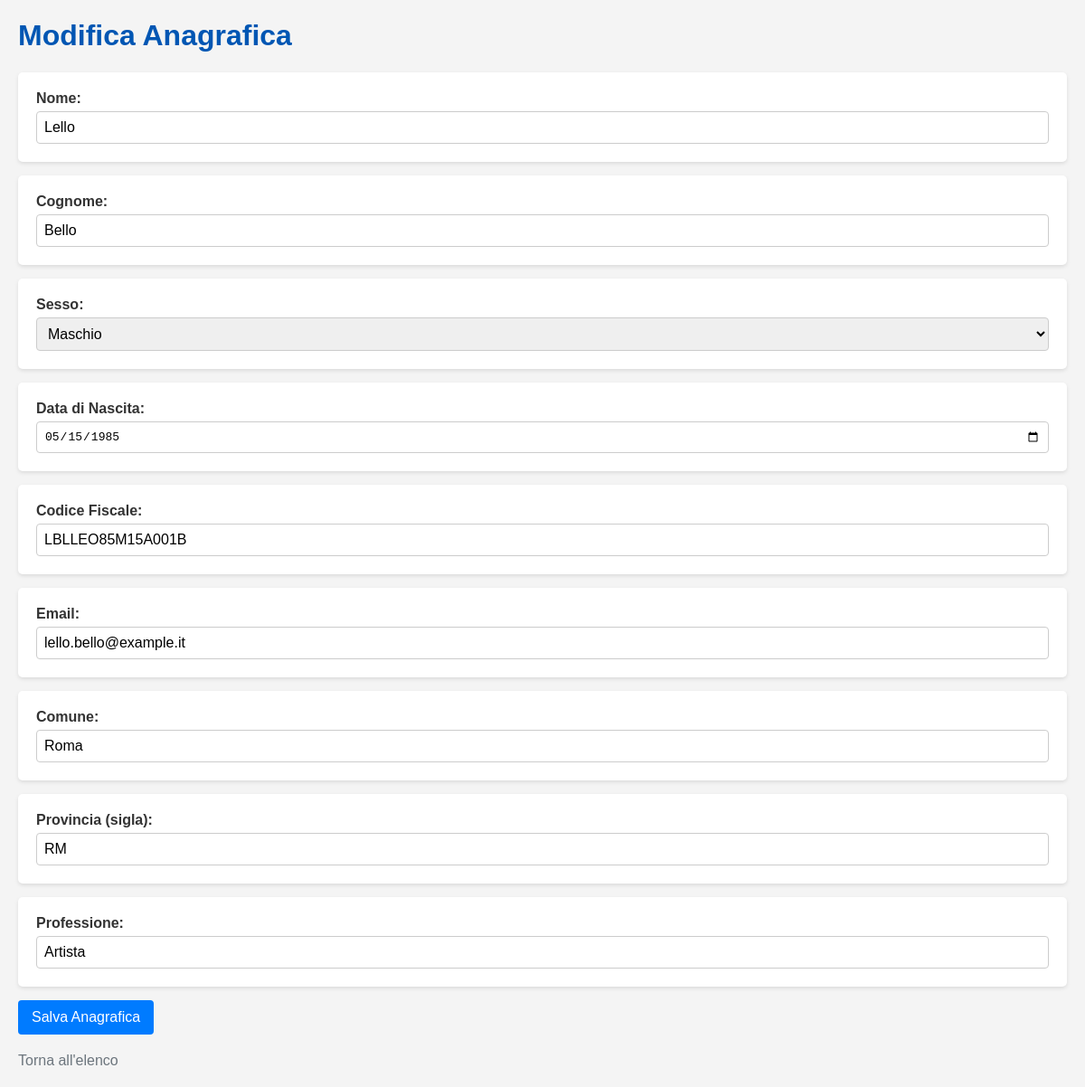
/form.php?id=1, run on the app's committed database.
### tables this page shows
CREATE TABLE IF NOT EXISTS `anagrafiche` (
  `id` INT AUTO_INCREMENT PRIMARY KEY,
  `nome` VARCHAR(100) NOT NULL,
  `cognome` VARCHAR(100) NOT NULL,
  `sesso` VARCHAR(10) DEFAULT NULL,
  `data_nascita` DATE DEFAULT NULL,
  `codice_fiscale` VARCHAR(16) DEFAULT NULL,
  `email` VARCHAR(255) DEFAULT NULL,
  `comune` VARCHAR(255) DEFAULT NULL,
  `provincia` VARCHAR(2) DEFAULT NULL,
  `professione` VARCHAR(255) DEFAULT NULL,
  UNIQUE KEY `idx_codice_fiscale_unique` (`codice_fiscale`)  
);

### form.php (the view, shortened to what this page needs)
<?php
require_once 'db_connection.php';
$anagrafica = [
    'id' => null,
    'nome' => '',
    'cognome' => '',
    'sesso' => '',
    'data_nascita' => '',
    'codice_fiscale' => '',
    'email' => '',
    'comune' => '',
    'provincia' => '',
    'professione' => ''
];
$page_title = 'Aggiungi Nuova Anagrafica';
if (isset($_GET['id']) && !empty($_GET['id'])) {
    $id_anagrafica = filter_input(INPUT_GET, 'id', FILTER_VALIDATE_INT);
    if ($id_anagrafica) {
        try {
            $sql = "SELECT * FROM anagrafiche WHERE id = :id";
            $stmt = $pdo->prepare($sql);
            $stmt->bindParam(':id', $id_anagrafica, PDO::PARAM_INT);
            $stmt->execute();
            $anagrafica_db = $stmt->fetch();
            if ($anagrafica_db) {
                $anagrafica = $anagrafica_db;
                $page_title = 'Modifica Anagrafica';
            } else {
                die("Anagrafica non trovata.");
            }
        } catch (\PDOException $e) {
            die("Errore durante il recupero dell'anagrafica: " . $e->getMessage());
        }
    } else {
         die("ID anagrafica non valido.");
    }
}
?>
<!DOCTYPE html>
<html lang="it">
<head>
    <link rel="stylesheet" href="style.css">
</head>
<body>
    <h1><?php echo $page_title; ?></h1>
    <form action="save.php" method="post">
        <div class="form-group">
            <label for="nome">Nome:</label>
            <input type="text" id="nome" name="nome" value="<?php echo htmlspecialchars($anagrafica['nome']); ?>" required>
        </div>
        <div class="form-group">
            <label for="cognome">Cognome:</label>
            <input type="text" id="cognome" name="cognome" value="<?php echo htmlspecialchars($anagrafica['cognome']); ?>" required>
        </div>
        <div class="form-group">
            <label for="sesso">Sesso:</label>
            <select id="sesso" name="sesso">
                <option value="Maschio" <?php echo ($anagrafica['sesso'] === 'Maschio') ? 'selected' : ''; ?>>Maschio</option>
            </select>
        </div>
        <div class="form-group">
            <label for="data_nascita">Data di Nascita:</label>
            <input type="date" id="data_nascita" name="data_nascita" value="<?php echo htmlspecialchars($anagrafica['data_nascita']); ?>">
        </div>
        <div class="form-group">
            <label for="codice_fiscale">Codice Fiscale:</label>
            <input type="text" id="codice_fiscale" name="codice_fiscale" value="<?php echo htmlspecialchars($anagrafica['codice_fiscale']); ?>" pattern="[A-Za-z]{6}[0-9]{2}[A-Za-z]{1}[0-9]{2}[A-Za-z]{1}[0-9]{3}[A-Za-z]{1}" title="Inserisci un codice fiscale valido (es. RSSMRA80A01H501A)">
        </div>
        <div class="form-group">
            <label for="email">Email:</label>
            <input type="text" id="email" name="email" value="<?php echo htmlspecialchars($anagrafica['email']); ?>">
        </div>
        <div class="form-group">
            <label for="comune">Comune:</label>
            <input type="text" id="comune" name="comune" value="<?php echo htmlspecialchars($anagrafica['comune']); ?>">
        </div>
        <div class="form-group">
            <label for="provincia">Provincia (sigla):</label>
            <input type="text" id="provincia" name="provincia" value="<?php echo htmlspecialchars($anagrafica['provincia']); ?>" maxlength="2" pattern="[A-Za-z]{2}">
        </div>
        <div class="form-group">
            <label for="professione">Professione:</label>
            <input type="text" id="professione" name="professione" value="<?php echo htmlspecialchars($anagrafica['professione']); ?>">
        </div>
        <button type="submit">Salva Anagrafica</button>
    </form>
    <a href="index.php" class="back-link">Torna all'elenco</a>
</body>
</html>

### style.css (style rules this page uses)
body { font-family: 'Segoe UI', Tahoma, Geneva, Verdana, sans-serif; margin: 20px; background-color: #f4f4f4; color: #333; }
h1 { color: #0056b3; }
a { text-decoration: none; color: #007bff; }
.add-button, button[type="submit"] { display: inline-block; padding: 10px 15px; color: white; border: none; border-radius: 4px; cursor: pointer; font-size: 1em; text-align: center; }
button[type="submit"] { background-color: #007bff; }
.form-group { margin-bottom: 15px; background-color: #fff; padding: 20px; border-radius: 5px; box-shadow: 0 2px 4px rgba(0, 0, 0, 0.1); }
label { display: block; margin-bottom: 8px; font-weight: bold; }
input[type="text"], input[type="date"], select { width: 100%; padding: 10px; border: 1px solid #ccc; border-radius: 4px; box-sizing: border-box; font-size: 1em; }
.back-link { display: inline-block; margin-top: 20px; color: #6c757d; }

### form.php (style rules this page uses)
body { font-family: sans-serif; margin: 20px; }
.form-group { margin-bottom: 15px; }
label { display: block; margin-bottom: 5px; font-weight: bold; }
input[type="text"], input[type="date"], select { width: 100%; padding: 8px; border: 1px solid #ccc; border-radius: 4px; box-sizing: border-box; }
button { padding: 10px 15px; background-color: #007bff; color: white; border: none; border-radius: 4px; cursor: pointer; }
.back-link { display: block; margin-top: 20px; }

### data on the page
anagrafiche: nome "Lello", cognome "Bello", sesso "Maschio", data_nascita "05/15/1985", codice_fiscale "LBLLEO85M15A001B", email "lello.bello@example.it", comune "Roma", provincia "RM", professione "Artista"

### other printed values
$page_title "Modifica Anagrafica"
